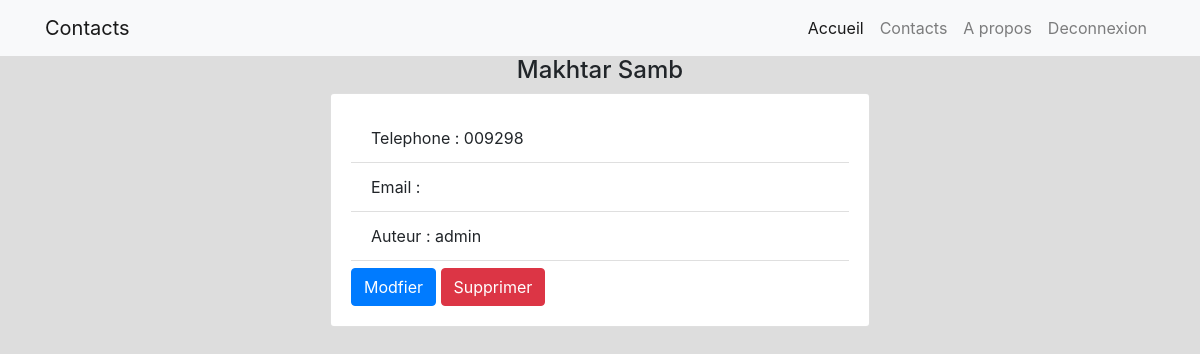
Before: /contacts/1/ (signed in) with the older database file.
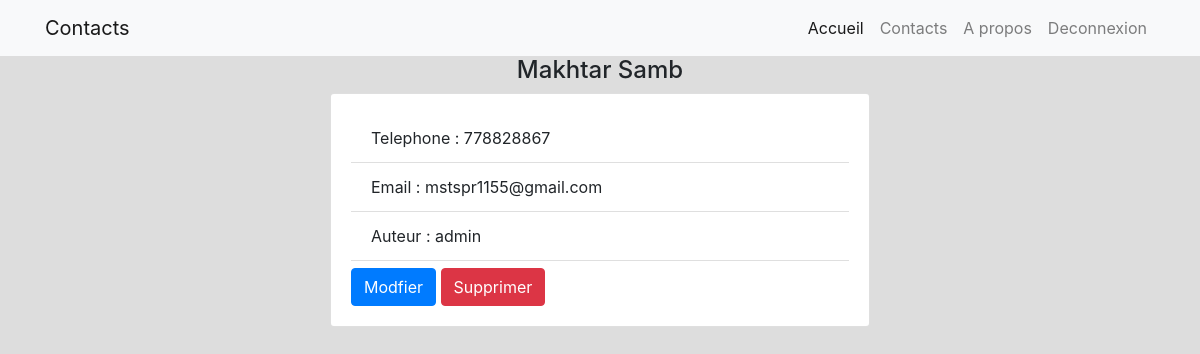
After: the same page with the newer database file.
### contacts/models.py (models this page shows)
class Contact(models.Model):
    nom = models.CharField(max_length=150)
    prenom = models.CharField(max_length=150)
    phone = models.CharField(max_length=150)
    email = models.EmailField(max_length=150, blank=True)
    auteur = models.ForeignKey(User, on_delete=models.CASCADE)
    drafted = models.BooleanField(default=False)
    def __str__(self):
        return f"{self.nom} {self.prenom}"

### contacts/views.py (the view)
# urls.py: path("contacts/<int:id>/", views.details_contact, name="details"),
@login_required(login_url="/login/")
def details_contact(request, id):
    contact = get_object_or_404(Contact, id=id)
    context = {"contact": contact}
    return render(request, "contacts/details_contact.html", context)

### templates/contacts/details_contact.html
{% extends 'base.html' %}
{% block titre %}
<h4 class="text-center">{{ contact }}</h4>
{% endblock %}
{% block contenu %}
<div class="row">
  <div class="col-md-6 m-auto">
    <div class="card card-body">
      <ul class="list-group list-group-flush">
        <li class="list-group-item">Telephone : {{ contact.phone }}</li>
        <li class="list-group-item">Email : {{ contact.email|default_if_none:"non renseigne" }}</li>
        <li class="list-group-item">Auteur : {{ contact.auteur }}</li>
      </ul>
      <div class="mt-2">
        <a href="{% url 'modifier' contact.id %}" class="btn btn-primary">Modfier</a>
        <a href="{% url 'supprimer' contact.id %}" class="btn btn-danger">Supprimer</a>
      </div>
    </div>
  </div>
</div>
{% endblock %}

### templates/base.html (shortened to what this page needs)
<!doctype html>
{% load static %}
<html lang="en">
<head>
  <link rel="stylesheet" href="{% static 'css/bootstrap.min.css' %}" />
  <link rel="stylesheet" href="{% static 'css/style.css' %}" />
</head>
<body>
  <nav class="navbar navbar-expand-lg navbar-light bg-light">
    <div class="container">
      <a class="navbar-brand" href="{% url 'index' %}">Contacts</a>
      <div class="collapse navbar-collapse" id="navbarNav">
        <ul class="navbar-nav ml-auto">
          <li class="nav-item active">
            <a class="nav-link" href="{% url 'index' %}">Accueil</a> </li>
          <li class="nav-item">
            <a class="nav-link" href="{% url 'contacts' %}">Contacts</a>
          </li>
          <li class="nav-item">
            <a class="nav-link" href="{% url 'about' %}">A propos</a>
          </li>
          <li class="nav-item">
            {% if request.user.is_authenticated %} <a class="nav-link" href="{% url 'logout' %}">Deconnexion</a>
            {% else %} <a class="nav-link" href="{% url 'login' %}">Connexion</a>
            {% endif  %}
          </li>
        </ul>
      </div>
    </div>
  </nav>
  {% block titre %}
  {% endblock %}
  <div class="container">
    {% block contenu %}
    {% endblock %}
  </div>
</body>
</html>

### static/css/style.css (style rules this page uses)
body { background: #dddddd; ; }

Changed rows visible on the page:
changed Contact "Makhtar Samb": phone "009298" → "778828867"; email (not shown) → "mstspr1155@gmail.com"
